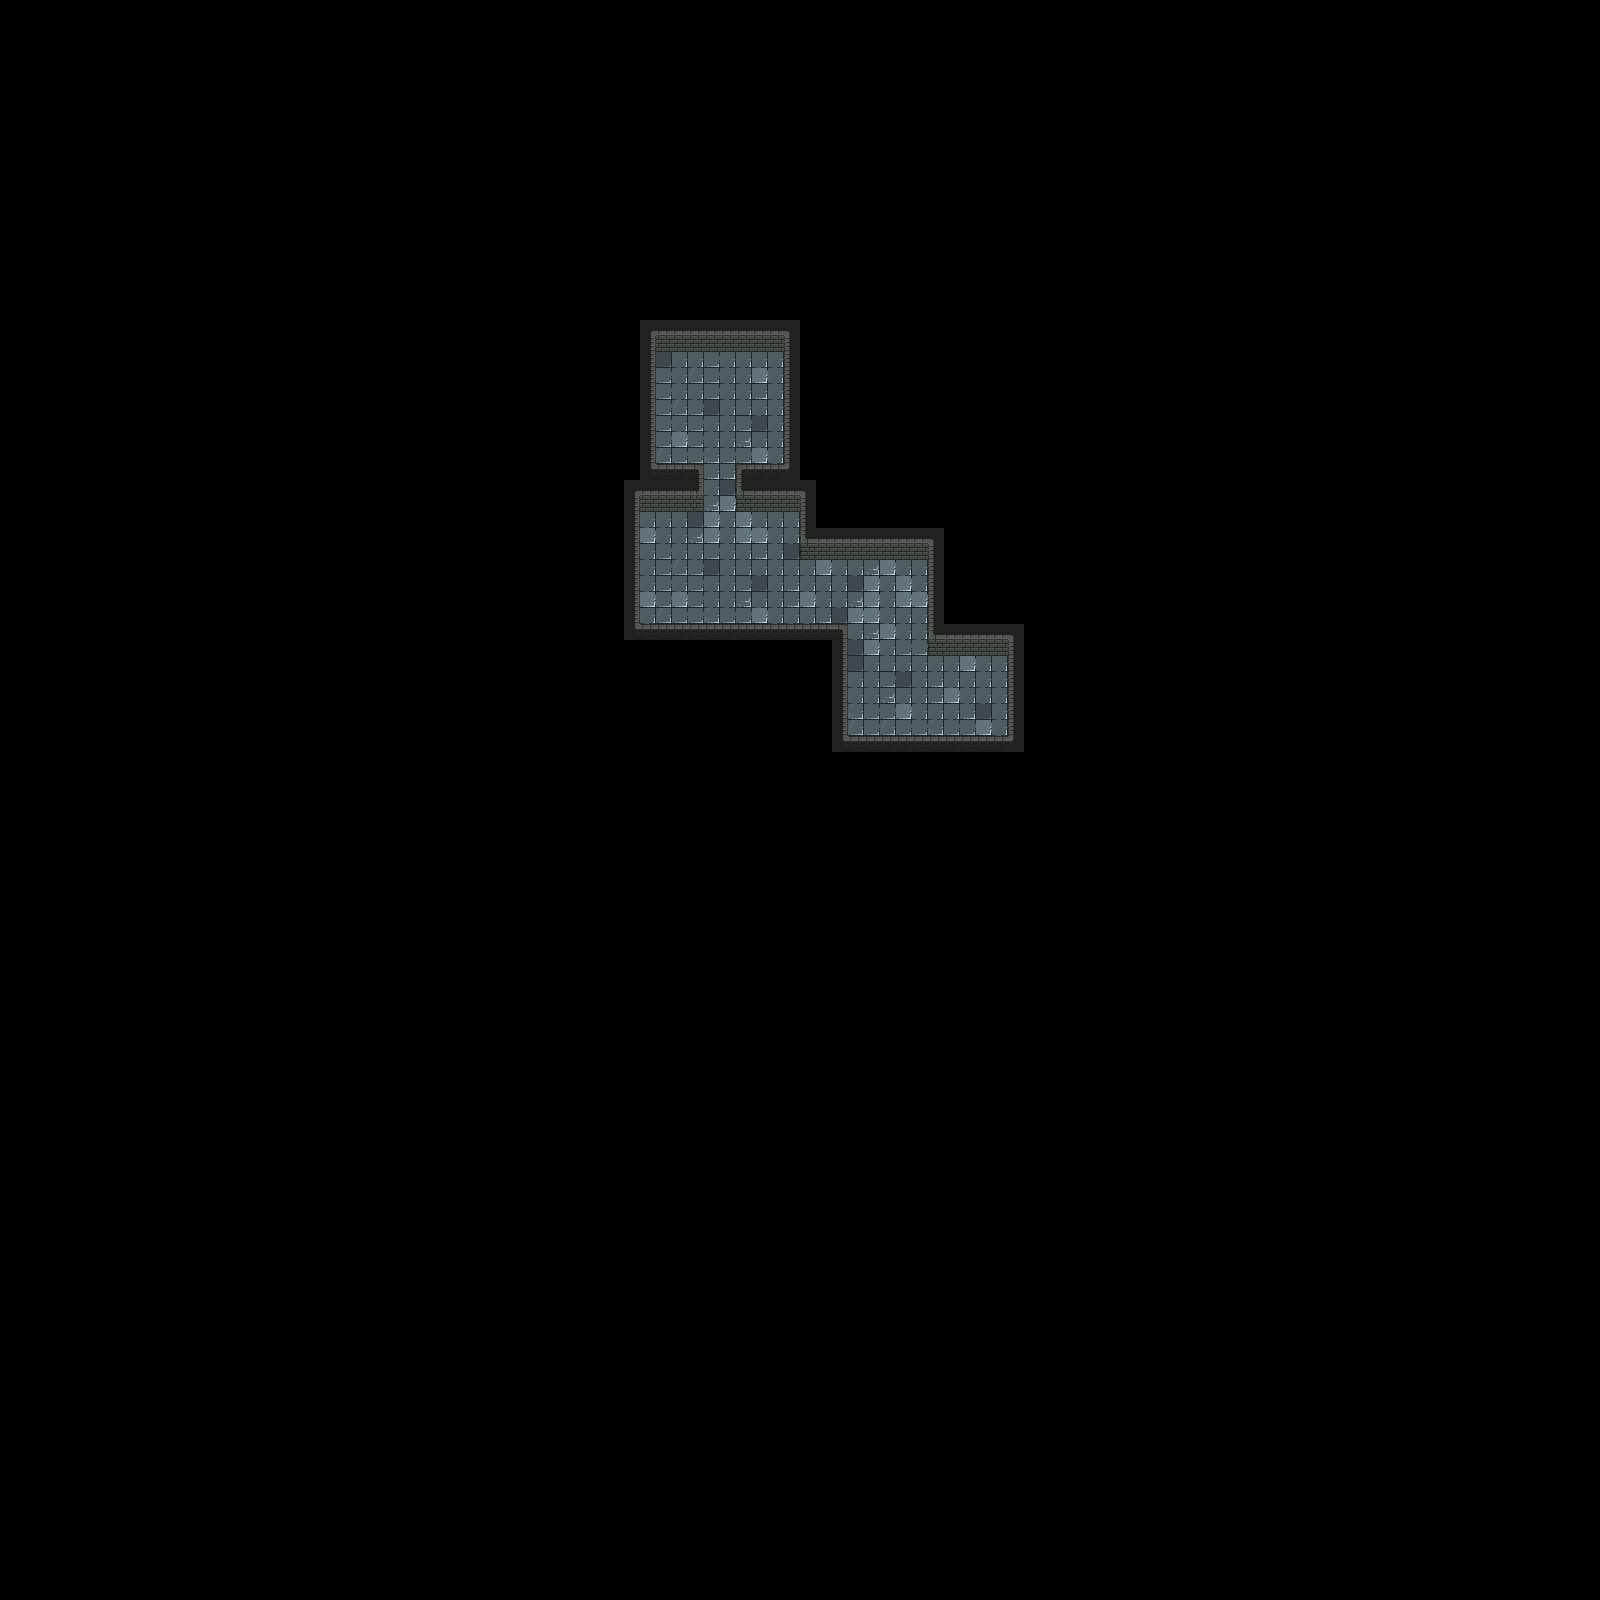

A level layout from a 2D game, rendered from its tile map. Below: a short description, then the map file with tile-grid data replaced by summaries:
An orthogonal 100x100 tile map with 16x16 px tiles, 3 tile layers (Ground, Walls, SideWalls), 9 tilesets and 9 objects.

<map version="1.10" tiledversion="1.10.1" orientation="orthogonal" renderorder="right-down" width="100" height="100" tilewidth="16" tileheight="16" infinite="0" nextlayerid="20" nextobjectid="516">
 <editorsettings>
  <export target="../../TileSets/Ebene-02.json" format="json" />
 </editorsettings>
 <tileset firstgid="1" name="Ebene1" tilewidth="16" tileheight="16" tilecount="30" columns="6">
  <image source="../../images/Tilesets/TileSetEbene1.png" width="96" height="80" />
  <tile id="0">
   <properties>
    <property name="collides" type="bool" value="false" />
   </properties>
  </tile>
  <tile id="1">
   <properties>
    <property name="collides" type="bool" value="false" />
   </properties>
  </tile>
  <tile id="2">
   <properties>
    <property name="collides" type="bool" value="false" />
   </properties>
  </tile>
  <tile id="3">
   <properties>
    <property name="collides" type="bool" value="false" />
   </properties>
  </tile>
  <tile id="4">
   <properties>
    <property name="collides" type="bool" value="false" />
   </properties>
  </tile>
  <tile id="5">
   <properties>
    <property name="collides" type="bool" value="false" />
   </properties>
  </tile>
  <tile id="6">
   <properties>
    <property name="collides" type="bool" value="false" />
   </properties>
  </tile>
  <tile id="7">
   <properties>
    <property name="collides" type="bool" value="true" />
   </properties>
  </tile>
  <tile id="8">
   <properties>
    <property name="collides" type="bool" value="false" />
   </properties>
  </tile>
  <tile id="9">
   <properties>
    <property name="collides" type="bool" value="false" />
   </properties>
  </tile>
  <tile id="10">
   <properties>
    <property name="collides" type="bool" value="true" />
   </properties>
  </tile>
  <tile id="11">
   <properties>
    <property name="collides" type="bool" value="false" />
   </properties>
  </tile>
  <tile id="12">
   <properties>
    <property name="collides" type="bool" value="true" />
   </properties>
  </tile>
  <tile id="13">
   <properties>
    <property name="collides" type="bool" value="true" />
   </properties>
  </tile>
  <tile id="14">
   <properties>
    <property name="collides" type="bool" value="true" />
   </properties>
  </tile>
  <tile id="15">
   <properties>
    <property name="collides" type="bool" value="true" />
   </properties>
  </tile>
  <tile id="16">
   <properties>
    <property name="collides" type="bool" value="true" />
   </properties>
  </tile>
  <tile id="17">
   <properties>
    <property name="collides" type="bool" value="true" />
   </properties>
  </tile>
  <tile id="18">
   <properties>
    <property name="collides" type="bool" value="true" />
   </properties>
  </tile>
  <tile id="19">
   <properties>
    <property name="collides" type="bool" value="true" />
   </properties>
  </tile>
  <tile id="20">
   <properties>
    <property name="collides" type="bool" value="true" />
   </properties>
  </tile>
  <tile id="21">
   <properties>
    <property name="collides" type="bool" value="true" />
   </properties>
  </tile>
  <tile id="22">
   <properties>
    <property name="collides" type="bool" value="true" />
   </properties>
  </tile>
  <tile id="23">
   <properties>
    <property name="collides" type="bool" value="true" />
   </properties>
  </tile>
  <tile id="24">
   <properties>
    <property name="collides" type="bool" value="true" />
   </properties>
  </tile>
  <tile id="25">
   <properties>
    <property name="collides" type="bool" value="true" />
   </properties>
  </tile>
  <tile id="26">
   <properties>
    <property name="collides" type="bool" value="true" />
   </properties>
  </tile>
  <tile id="27">
   <properties>
    <property name="collides" type="bool" value="true" />
   </properties>
  </tile>
  <tile id="28">
   <properties>
    <property name="collides" type="bool" value="false" />
   </properties>
  </tile>
  <tile id="29">
   <properties>
    <property name="collides" type="bool" value="false" />
   </properties>
  </tile>
 </tileset>
 <tileset firstgid="31" name="Slime_idle-Sheet" tilewidth="16" tileheight="16" tilecount="2" columns="2">
  <image source="../../sprites/enemy1/Slime_idle-Sheet.png" width="32" height="16" />
 </tileset>
 <tileset firstgid="33" name="normal_Chest" tilewidth="16" tileheight="16" tilecount="5" columns="5">
  <image source="../../sprites/Objects/chests/normal_Chest-Sheet.png" width="80" height="16" />
 </tileset>
 <tileset firstgid="38" name="Small_LightPillar_Sphere" tilewidth="16" tileheight="16" tilecount="1" columns="1">
  <image source="../../sprites/Icons/Small_LightPillar_Sphere.png" width="16" height="16" />
 </tileset>
 <tileset firstgid="39" name="Small_LightPillar-Sheet" tilewidth="16" tileheight="24" tilecount="9" columns="9">
  <image source="../../sprites/Objects/lightPillar/Small_LightPillar-Sheet.png" width="144" height="24" />
 </tileset>
 <tileset firstgid="48" name="Slime2_idle-Sheet" tilewidth="16" tileheight="16" tilecount="2" columns="2">
  <image source="../../sprites/enemy2/Slime2_idle-Sheet.png" width="32" height="16" />
 </tileset>
 <tileset firstgid="50" name="Slime3_idle-Sheet" tilewidth="16" tileheight="16" tilecount="2" columns="2">
  <image source="../../sprites/enemy3/Slime3_idle-Sheet.png" width="32" height="16" />
 </tileset>
 <tileset firstgid="52" name="hearth_Chest-Sheet" tilewidth="16" tileheight="16" tilecount="5" columns="5">
  <image source="../../sprites/Objects/chests/hearth_Chest-Sheet.png" width="80" height="16" />
 </tileset>
 <tileset firstgid="57" name="Stairs" tilewidth="16" tileheight="16" tilecount="1" columns="1">
  <image source="../../sprites/Objects/stairs/Stairs.png" width="16" height="16" />
 </tileset>
 <layer id="3" name="Ground" width="100" height="100">
  <data>[10000 cells, 224 non-empty, 10 distinct tile ids]</data>
 </layer>
 <layer id="5" name="Walls" width="100" height="100">
  <data>[10000 cells, 141 non-empty, 17 distinct tile ids]</data>
 </layer>
 <layer id="2" name="SideWalls" width="100" height="100">
  <data>[10000 cells, 29 non-empty, 3 distinct tile ids]</data>
 </layer>
 <objectgroup id="11" name="LightPillars">
  <object id="489" gid="39" x="752" y="528" width="16" height="24" />
  <object id="491" gid="39" x="656" y="528" width="16" height="24" />
  <object id="492" gid="39" x="880" y="576" width="16" height="24" />
  <object id="493" gid="39" x="944" y="672" width="16" height="24" />
 </objectgroup>
 <objectgroup id="13" name="SmallSpheres">
  <object id="503" gid="38" x="896" y="704" width="16" height="16" />
  <object id="504" gid="38" x="832" y="608" width="16" height="16" />
  <object id="505" gid="38" x="736" y="560" width="16" height="16" />
  <object id="506" gid="38" x="672" y="592" width="16" height="16" />
 </objectgroup>
 <objectgroup id="12" name="NormalChests" />
 <objectgroup id="18" name="HearthChests" />
 <objectgroup id="14" name="Slimes" />
 <objectgroup id="15" name="Slimes2" />
 <objectgroup id="16" name="Slimes3" />
 <objectgroup id="19" name="Stairs">
  <object id="508" gid="57" x="992" y="704" width="16" height="16" />
 </objectgroup>
</map>
